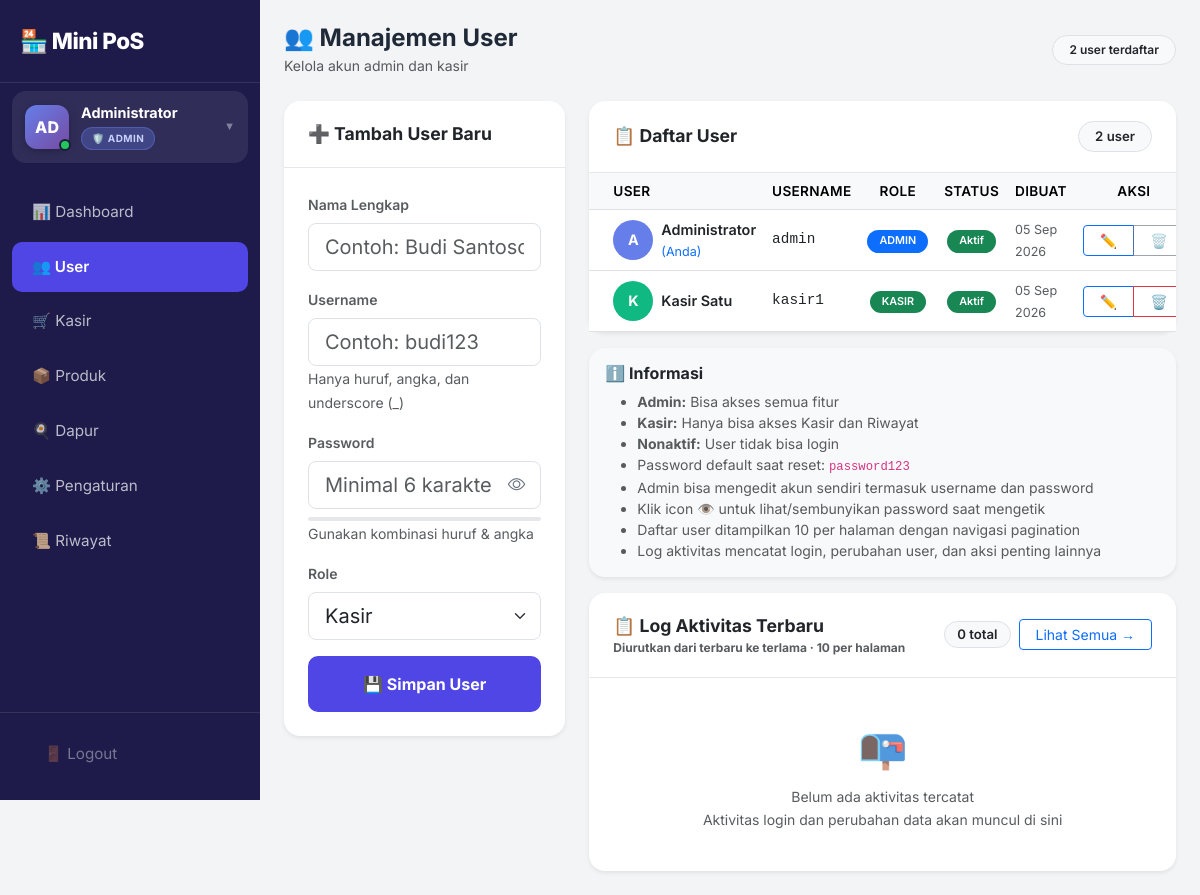
The page /users.php (signed in) on the database as committed earlier.
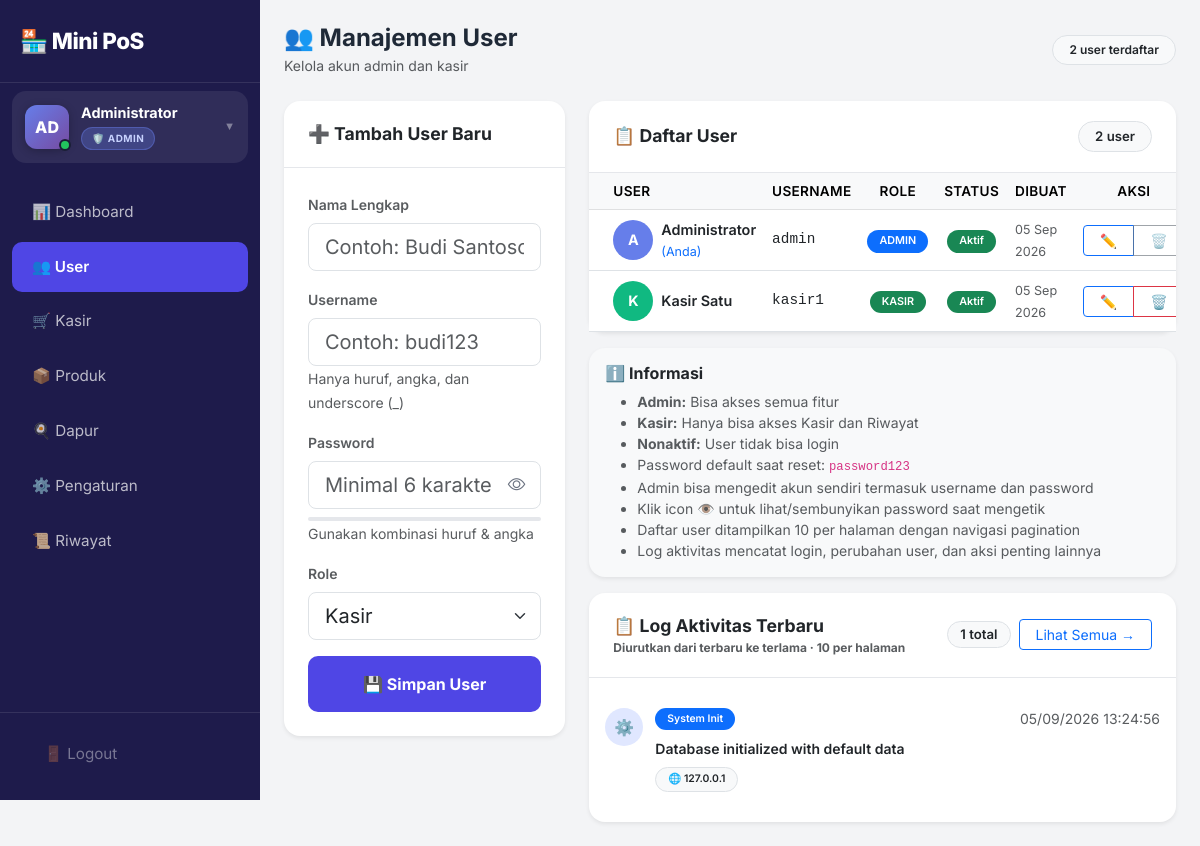
The same page on the database as committed later.
### tables this page shows
CREATE TABLE users (
    id INT AUTO_INCREMENT PRIMARY KEY,
    username VARCHAR(50) NOT NULL UNIQUE,
    password_hash VARCHAR(255) NOT NULL,
    full_name VARCHAR(100) NOT NULL,
    role ENUM('admin', 'kasir') NOT NULL DEFAULT 'kasir',
    is_active TINYINT(1) NOT NULL DEFAULT 1,
    created_at TIMESTAMP DEFAULT CURRENT_TIMESTAMP
);

CREATE TABLE activity_logs (
    id INT AUTO_INCREMENT PRIMARY KEY,
    action VARCHAR(50) NOT NULL COMMENT 'login_success, login_failed, logout, etc',
    entity_type VARCHAR(50) DEFAULT NULL COMMENT 'user, product, transaction',
    entity_id INT DEFAULT NULL COMMENT 'ID of related entity',
    description TEXT DEFAULT NULL,
    ip_address VARCHAR(45) DEFAULT NULL,
    user_agent VARCHAR(255) DEFAULT NULL,
    created_at TIMESTAMP DEFAULT CURRENT_TIMESTAMP,
    INDEX idx_action (action),
    INDEX idx_created (created_at),
    INDEX idx_entity (entity_type, entity_id)
);

### users.php (the view, shortened to what the changed rows need)
<?php
require_once 'config/database.php';
$perPage = 10;
$page = max(1, intval($_GET['page'] ?? 1));
$offset = ($page - 1) * $perPage;
$stmt = $pdo->prepare("SELECT * FROM users ORDER BY role ASC, full_name ASC LIMIT ? OFFSET ?");
$stmt->execute([$perPage, $offset]);
$users = $stmt->fetchAll();
$logPerPage = 10;
$logPage = max(1, intval($_GET['log_page'] ?? 1));
$logOffset = ($logPage - 1) * $logPerPage;
$totalLogs = 0;
try {
    $countStmt = $pdo->query("
        SELECT COUNT(*)
        FROM activity_logs al
        WHERE
            (al.entity_type IS NULL OR al.entity_type NOT IN ('transaction', 'transaction_detail', 'stock', 'stock_history'))
            AND al.action NOT LIKE 'transaction_%'
            AND al.action NOT LIKE 'stock_%'
    ");
    $totalLogs = (int)$countStmt->fetchColumn();
} catch (Exception $e) {
    $totalLogs = 0;
}
$activityLogs = [];
try {
    $stmtLogs = $pdo->prepare("
        SELECT
            al.action,
            al.entity_type,
            al.entity_id,
            al.description,
            al.ip_address,
            al.user_agent,
            al.created_at,
            u.full_name
        FROM activity_logs al
        LEFT JOIN users u ON al.entity_id = u.id AND al.entity_type = 'user'
        WHERE
            (al.entity_type IS NULL OR al.entity_type NOT IN ('transaction', 'transaction_detail', 'stock', 'stock_history'))
            AND al.action NOT LIKE 'transaction_%'
            AND al.action NOT LIKE 'stock_%'
        ORDER BY al.created_at DESC
        LIMIT ? OFFSET ?
    ");
    $stmtLogs->execute([$logPerPage, $logOffset]);
    $activityLogs = $stmtLogs->fetchAll();
} catch (Exception $e) {
    $activityLogs = [];
}
?>
<!DOCTYPE html>
<html lang="id">
<head>
    <link href="https://cdn.jsdelivr.net/npm/bootstrap@5.3.0/dist/css/bootstrap.min.css" rel="stylesheet">
    <link href="https://cdn.jsdelivr.net/npm/bootstrap-icons@1.11.0/font/bootstrap-icons.css" rel="stylesheet">
    <link rel="stylesheet" href="assets/style.css">
</head>
<body>
    <div class="main-content">
        <div class="row g-4">
            <div class="col-12 col-lg-8">
                <div class="card border-0 shadow-sm">
                    <div class="card-body p-0">
                        <div class="table-responsive">
                            <table class="table table-hover align-middle mb-0">
                                <thead class="table-light">
                                    <tr>
                                        <th class="ps-3 ps-md-4">User</th>
                                        <th>Username</th>
                                        <th class="text-center">Role</th>
                                        <th class="text-center">Status</th>
                                        <th>Dibuat</th>
                                        <th class="text-center pe-3 pe-md-4">Aksi</th>
                                    </tr>
                                </thead>
                                <tbody>
                                    <?php foreach ($users as $u): ?>
                                        <tr class="<?= !$u['is_active'] ? 'table-secondary' : '' ?>">
                                            <td class="ps-3 ps-md-4">
                                                <div class="d-flex align-items-center gap-2">
                                                    <div style="width:40px;height:40px;border-radius:50%;background:<?= $u['role'] === 'admin' ? '#667eea' : '#10b981' ?>;display:flex;align-items:center;justify-content:center;color:white;font-weight:700;">
                                                        <?= strtoupper(substr($u['full_name'], 0, 1)) ?>
                                                    </div>
                                                    <div>
                                                        <div class="fw-semibold"><?= htmlspecialchars($u['full_name']) ?></div>
                                                        <?php if ($u['id'] == $_SESSION['user_id']): ?>
                                                            <small class="text-primary">(Anda)</small>
                                                        <?php endif; ?>
                                                    </div>
                                                </div>
                                            </td>
                                            <td class="font-monospace small"><?= htmlspecialchars($u['username']) ?></td>
                                            <td class="text-center">
                                                <span class="badge <?= $u['role'] === 'admin' ? 'bg-primary' : 'bg-success' ?>">
                                                    <?= strtoupper($u['role']) ?>
                                                </span>
                                            </td>
                                            <td class="text-center">
                                                <?php if ($u['is_active']): ?>
                                                    <span class="badge bg-success">Aktif</span>
                                                <?php else: ?>
                                                    <span class="badge bg-secondary">Nonaktif</span>
                                                <?php endif; ?>
                                            </td>
                                            <td>
                                                <small class="text-muted"><?= date('d M Y', strtotime($u['created_at'])) ?></small>
                                            </td>
                                            <td class="text-center pe-3 pe-md-4">
                                                <div class="btn-group btn-group-sm">
                                                    <a href="users.php?edit=<?= $u['id'] ?>&page=<?= $page ?>"
                                                        class="btn btn-outline-primary px-2 px-md-3" title="Edit">✏️</a>
                                                    <?php if ($u['id'] != $_SESSION['user_id']): ?>
                                                        <button class="btn btn-outline-danger px-2 px-md-3"
                                                            onclick="deleteUser(<?= $u['id'] ?>, '<?= htmlspecialchars($u['full_name']) ?>')"
                                                            title="Hapus">🗑️</button>
                                                    <?php else: ?>
                                                        <button class="btn btn-outline-secondary px-2 px-md-3" disabled title="Tidak bisa hapus diri sendiri">🗑️</button>
                                                    <?php endif; ?>
                                                </div>
                                            </td>
                                        </tr>
                                    <?php endforeach; ?>
                                </tbody>
                            </table>
                        </div>
                    </div>
                </div>
                <div class="card border-0 shadow-sm mt-3">
                    <div class="card-header d-flex justify-content-between align-items-center flex-wrap gap-2">
                        <div class="d-flex align-items-center gap-2">
                            <span class="badge bg-light text-dark border"><?= $totalLogs ?> total</span>
                            <a href="history.php?tab=users" class="btn btn-sm btn-outline-primary px-3">
                                Lihat Semua →
                            </a>
                        </div>
                    </div>
                    <div class="card-body p-3">
                        <?php if (empty($activityLogs)): ?>
                            <div class="text-center py-4 text-muted">
                                <div style="font-size:2.5rem;">📭</div>
                                <small class="d-block mt-2">Belum ada aktivitas tercatat</small>
                                <small class="text-muted">Aktivitas login dan perubahan data akan muncul di sini</small>
                            </div>
                        <?php else: ?>
                            <?php foreach ($activityLogs as $log): ?>
                                <?php
                                $action = $log['action'];
                                $badgeClass = 'bg-secondary';
                                $iconClass = 'info';
                                $icon = 'ℹ️';
                                $label = ucwords(str_replace('_', ' ', $action));
                                if (str_contains($action, 'login_success') || str_contains($action, 'created')) {
                                    $badgeClass = 'bg-success';
                                    $iconClass = 'success';
                                    $icon = '✅';
                                } elseif (str_contains($action, 'failed') || str_contains($action, 'deleted')) {
                                    $badgeClass = 'bg-danger';
                                    $iconClass = 'failed';
                                    $icon = '❌';
                                } elseif (str_contains($action, 'password')) {
                                    $badgeClass = 'bg-warning text-dark';
                                    $iconClass = 'warning';
                                    $icon = '🔑';
                                } elseif (str_contains($action, 'updated') || str_contains($action, 'toggled')) {
                                    $badgeClass = 'bg-info text-dark';
                                    $iconClass = 'info';
                                    $icon = '✏️';
                                } elseif (str_contains($action, 'logout')) {
                                    $badgeClass = 'bg-dark';
                                    $iconClass = 'dark';
                                    $icon = '🚪';
                                } elseif (str_contains($action, 'system')) {
                                    $badgeClass = 'bg-primary';
                                    $iconClass = 'primary';
                                    $icon = '⚙️';
                                }
                                ?>
                                <div class="activity-item">
                                    <div class="activity-icon <?= $iconClass ?>"><?= $icon ?></div>
                                    <div class="flex-grow-1" style="min-width:0;">
                                        <div class="d-flex justify-content-between align-items-start gap-2 flex-wrap">
                                            <span class="badge <?= $badgeClass ?>" style="font-size:0.65rem;">
                                                <?= htmlspecialchars($label) ?>
                                            </span>
                                            <small class="text-muted">
                                                <?= date('d/m/Y H:i:s', strtotime($log['created_at'])) ?>
                                            </small>
                                        </div>
                                        <div class="small fw-semibold mt-2">
                                            <?= htmlspecialchars($log['description'] ?: $label) ?>
                                        </div>
                                        <div class="d-flex gap-2 mt-2 flex-wrap">
                                            <?php if (!empty($log['ip_address'])): ?>
                                                <span class="badge bg-light text-dark border" style="font-size:0.65rem;">
                                                    🌐 <?= htmlspecialchars($log['ip_address']) ?>
                                                </span>
                                            <?php endif; ?>
                                        </div>
                                    </div>
                                </div>
                            <?php endforeach; ?>
                        <?php endif; ?>
                    </div>
                </div>
            </div>
        </div>
    </div>
</body>
</html>

Rows that differ between the two databases and show on the page:
added activity_logs: action "⚙️", action "System Init", created_at "05/09/2026 13:24:56", description "Database initialized with default data", ip_address "127.0.0.1"
Other text that changed with them:
$totalLogs: "0" → "1"
text no longer shown: "📭 Belum ada aktivitas tercatat Aktivitas login dan perubahan data akan muncul di sini"
